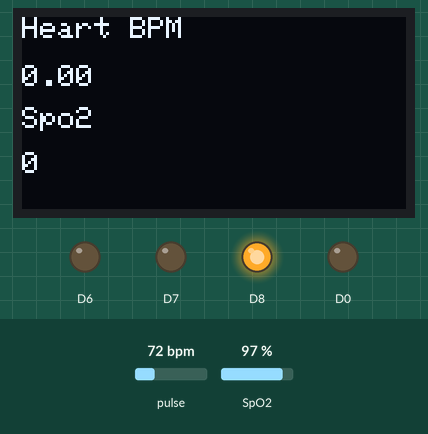
Simulated run of this sketch. Board: ESP8266 (NodeMCU). On the bench: 128×64 one-colour display, output pins drawn as LEDs (lit = HIGH). Inputs (shaded band) come from the test bench; at power-on: SpO2 97 %, pulse 72 bpm. WiFi joins after 1.5 s; servers stay silent unless stated; what the sketch prints to the serial monitor is not drawn.

Above: at 3.4 s.
3.5 s: SpO2 set to 95 %
At 6.2 s:
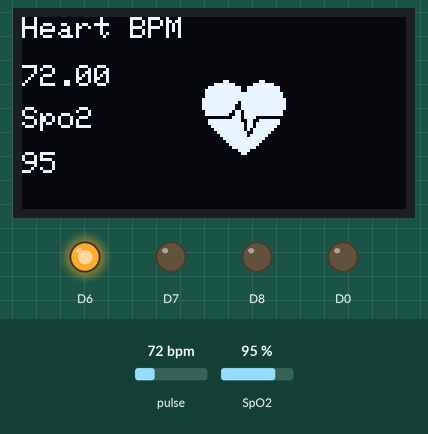
6.5 s: SpO2 set to 100 %
At 8.0 s:
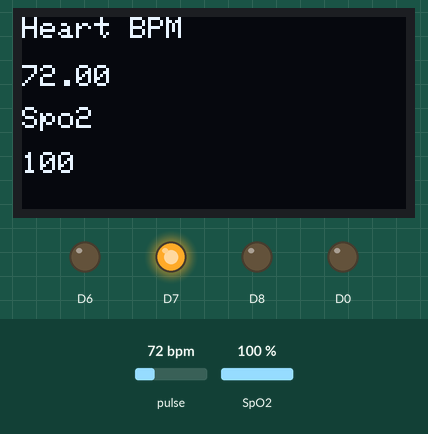
9.5 s: pulse set to 42 bpm
At 11.6 s:
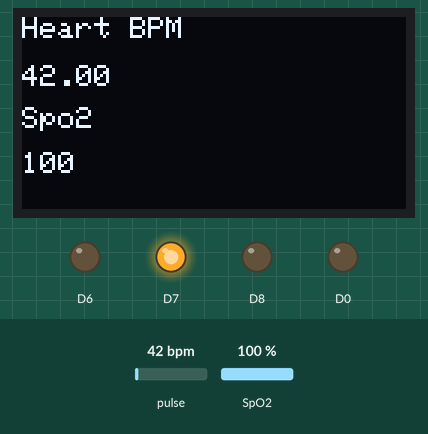
12.0 s: pulse set to 70 bpm
At 14.4 s:
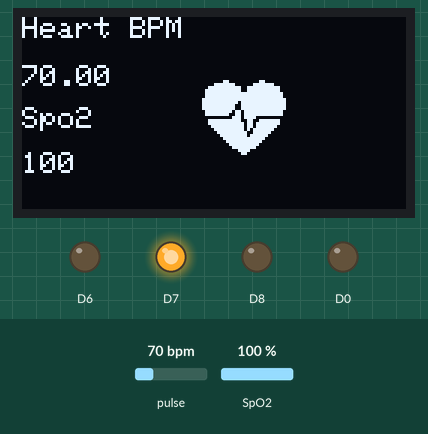
Timing chart, 0 to 15.2 s (numbered marks = the images above; inputs shaded):
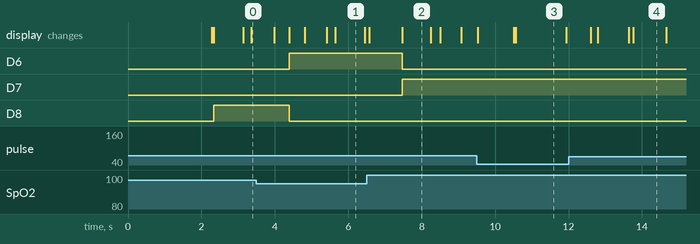

The sketch:

sketch_feb18a.ino
```cpp
//Created By Eliseu Oliveira
//https://www.instagram.com/eliseuolv/


#include <Wire.h>
#include "MAX30100_PulseOximeter.h"
#define BLYNK_PRINT Serial
#include <Blynk.h>
#include <ESP8266WiFi.h>
#include <BlynkSimpleEsp8266.h>
#include <ArduinoWebsockets.h>

#include "Wire.h"
#include "Adafruit_GFX.h"
#include "OakOLED.h"


#define REPORTING_PERIOD_MS 1000
OakOLED oled;

// Conexões: SCL PIN - D1, SDA PIN - D2, INT PIN - D0
PulseOximeter pox;

float BPM, SpO2;
uint32_t tsLastReport = 0;

const unsigned char bitmap [] PROGMEM=
{
0x00, 0x00, 0x00, 0x00, 0x01, 0x80, 0x18, 0x00, 0x0f, 0xe0, 0x7f, 0x00, 0x3f, 0xf9, 0xff, 0xc0,
0x7f, 0xf9, 0xff, 0xc0, 0x7f, 0xff, 0xff, 0xe0, 0x7f, 0xff, 0xff, 0xe0, 0xff, 0xff, 0xff, 0xf0,
0xff, 0xf7, 0xff, 0xf0, 0xff, 0xe7, 0xff, 0xf0, 0xff, 0xe7, 0xff, 0xf0, 0x7f, 0xdb, 0xff, 0xe0,
0x7f, 0x9b, 0xff, 0xe0, 0x00, 0x3b, 0xc0, 0x00, 0x3f, 0xf9, 0x9f, 0xc0, 0x3f, 0xfd, 0xbf, 0xc0,
0x1f, 0xfd, 0xbf, 0x80, 0x0f, 0xfd, 0x7f, 0x00, 0x07, 0xfe, 0x7e, 0x00, 0x03, 0xfe, 0xfc, 0x00,
0x01, 0xff, 0xf8, 0x00, 0x00, 0xff, 0xf0, 0x00, 0x00, 0x7f, 0xe0, 0x00, 0x00, 0x3f, 0xc0, 0x00,
0x00, 0x0f, 0x00, 0x00, 0x00, 0x06, 0x00, 0x00, 0x00, 0x00, 0x00, 0x00, 0x00, 0x00, 0x00, 0x00
};

// importante
//  Setando configurações de rede e conexão com o servidor
const char* ssid = "Atena_2G"; // Nome da Rede
const char* password = "paranguarico3l1s3ulwj#4tena";  // Senha Rede.
const char* websockets_server_host = "192.168.1.68"; // IP do servidor websocket
const int websockets_server_port = 8080; // Porta de conexão do servidor
// fim importante


// Utilizamos o namespace de websocket para podermos utilizar a classe WebsocketsClient
using namespace websockets;

// Objeto websocket client
WebsocketsClient client;

void onBeatDetected()
{
    Serial.println("Batida detectada!");
    oled.drawBitmap( 60, 20, bitmap, 28, 28, 1);
    oled.display();
}

bool connected;

void setup()
{
    pinMode(D6, OUTPUT);
    pinMode(D7, OUTPUT);
    pinMode(D8, OUTPUT);

    Serial.begin(115200);
    oled.begin();
    oled.clearDisplay();
    oled.setTextSize(1);
    oled.setTextColor(1);
    oled.setCursor(0, 0);

    oled.println("Inicializando oxímetro de pulso..");
    oled.display();

    pinMode(16, OUTPUT);

    // Conectando ao WiFi
    WiFi.begin(ssid, password);

    // Enquanto não conectar, printar um "."
    while(WiFi.status() != WL_CONNECTED)
    {
        Serial.print(".");
        delay(1000);
    }

    // Exibir "WiFi Conectado"
    Serial.println("Conectado ao Wifi, Conectando ao servidor.");

    // Tentando conectar com o websockets server
    connected = client.connect(websockets_server_host, websockets_server_port, "/");


    // Se foi possível conectar
    if(connected)
    {
        // Exibir mensagem de sucesso
        Serial.println("Conectado!!!");
        // Enviar uma msg "Hello Server" para o servidor
        //client.send("Hello Server");
    }   // Se não foi possível conectar
    else
    {
        // Exibimos mensagem de falha
        Serial.println("Não Conectado!!!");
        return;
    }

    // Iniciamos o callback onde as mesagens serão recebidas
    client.onMessage([&](WebsocketsMessage message)
    {
        // Exibimos a mensagem recebida na serial
        Serial.print("Got Message: ");
        Serial.println(message.data());

        // Ligamos/Desligamos o led de acordo com o comando
        //if(message.data().equalsIgnoreCase("ON"))
            //digitalWrite(led, HIGH);
        //else
        //if(message.data().equalsIgnoreCase("OFF"))
            //digitalWrite(led, LOW);
    });


    Serial.print("Inicializando oxímetro de pulso..");

    if (!pox.begin())
    {
         Serial.println("FAILED");
         oled.clearDisplay();
         oled.setTextSize(1);
         oled.setTextColor(1);
         oled.setCursor(0, 0);
         oled.println("FAILED");
         oled.display();
         for(;;);
    }
    else
    {
         oled.clearDisplay();
         oled.setTextSize(1);
         oled.setTextColor(1);
         oled.setCursor(0, 0);
         oled.println("SUCCESS");
         oled.display();
         Serial.println("SUCCESS");
         pox.setOnBeatDetectedCallback(onBeatDetected);
    }

     // A corrente padrão para o LED IV é 50mA e pode ser alterada removendo o comentário da linha a seguir.
     pox.setIRLedCurrent(MAX30100_LED_CURR_7_6MA);

}

void loop()
{
    // importante
    // atualizando dados do oximetro
    pox.update();
    // importatne
    // pegando dados do oximetro e armazenando numa variavel
    BPM = pox.getHeartRate();
    SpO2 = pox.getSpO2();
    // fim importante
    String bpmServer = "";
    String Sp02Server = "";
    bpmServer.concat(BPM);
    Sp02Server.concat(SpO2);

    // importatne
    // exibindo dados do oximetro no display

    if (millis() - tsLastReport > REPORTING_PERIOD_MS)
    {
        Serial.print("Frequência cardíaca:");
        Serial.print(BPM);
        Serial.print(" bpm / SpO2:");
        Serial.print(SpO2);
        Serial.println(" %");

        oled.clearDisplay();
        oled.setTextSize(1);
        oled.setTextColor(1);
        oled.setCursor(0,16);
        oled.println(pox.getHeartRate());

        oled.setTextSize(1);
        oled.setTextColor(1);
        oled.setCursor(0, 0);
        oled.println("Heart BPM");

        oled.setTextSize(1);
        oled.setTextColor(1);
        oled.setCursor(0, 30);
        oled.println("Spo2");

        oled.setTextSize(1);
        oled.setTextColor(1);
        oled.setCursor(0,45);
        oled.println(pox.getSpO2());
        oled.display();

        // importante
        // enviando dados para o servidor
        client.send(Sp02Server); //Enviando Dados Para o Servidor

        tsLastReport = millis();

        if (SpO2 == 95) {

      digitalWrite(D6, HIGH);
      digitalWrite(D7, LOW);
      digitalWrite(D8, LOW);
      delay(100);

    } else {

      if (SpO2 > 95) {
        digitalWrite(D6, LOW);
        digitalWrite(D7, HIGH);
        digitalWrite(D8, LOW);
        delay(100);
      } else {

        if (SpO2 < 95) {

          digitalWrite(D6, LOW);
          digitalWrite(D7, LOW);
          digitalWrite(D8, HIGH);
          delay(100);
        }
      }
    }
    // fim importante
  }
}
```

Measured:
- after the input at 3.5 s, D6: LOW → HIGH after 0.89 s; D7: stays LOW (without the input it goes to HIGH after 0.89 s)
- after the input at 6.5 s, D6: HIGH → LOW after 0.97 s; D7: LOW → HIGH after 0.97 s; the display: first differs from a run without the input after 0.97 s (image 2)
- after the input at 9.5 s, the display: changes at once (image 3)
- after the input at 12.0 s, the display: first changes after 0.61 s (image 4 shows a later state)
- what the display in image 1 shows lasts 0.8 s, from 5.6 s to 6.4 s
- what the display in image 3 shows lasts 1.3 s, from 10.6 s to 11.9 s
- what the display in image 4 shows lasts 0.9 s, from 13.8 s to 14.7 s
